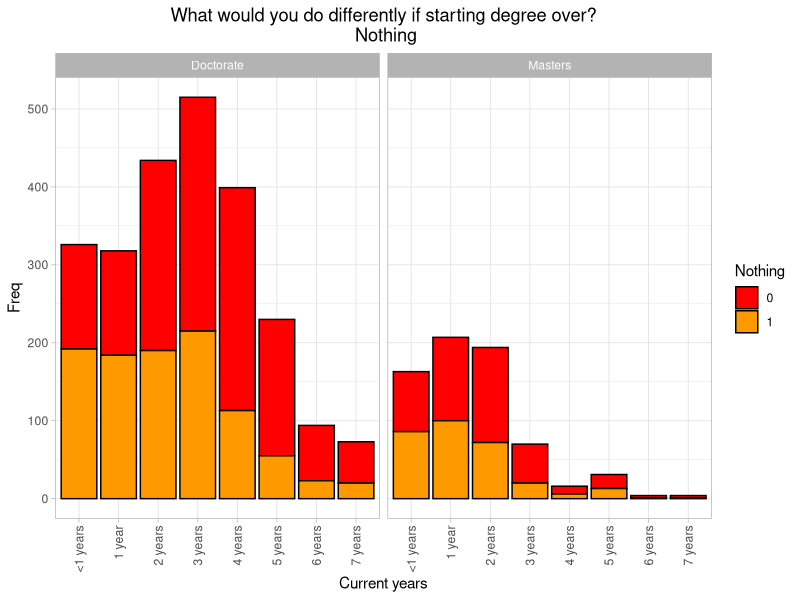

Reproduce this figure in R.
setwd('C:/Users/j_edr/OneDrive/Escritorio/EstudiosPersonales/BEDU/Proyecto2')
library(dplyr)
library(openxlsx)
library("readxl")
library(ggplot2)
library(tidyverse)
library(ggpubr)
library(e1071)
df <- read_excel('learnings_clean.xlsx')
View(df)
colnames(df)
#####
# Further cleanance
df[df=='Dual']<-'Doctorate'
count_countries<-df%>%count(df[,5], sort=TRUE)
count_countries <- count_countries[count_countries$n <10,]

noinclude<-count_countries$countries
for (i in 1:nrow(df)){
  if (df[i,5] %in% noinclude){
    df<-df[-i,]
  }
}
df[df=='More than 7 years'] <- '7 years'
df[df=="Less than a year"] <- '<1 years'

View(df)
write.xlsx(df,'learnings_clean.xlsx')

#####
# What'd you do differently?
different <- df%>%select(1,2,25:29)
colnames(different)
different1 <-different%>%select(1,2,7)%>%table()%>%
  as.data.frame()%>%rename("Degree"=1, "Current years"=2,
                           "Nothing"=3)

different11 <- ggplot(different1, aes(x = `Current years`, y = Freq))+
  geom_bar(
    aes(fill = `Nothing`),
    stat = "identity", color = "black"
  )+
  facet_wrap(~`Degree`) + 
  ggtitle('What would you do differently if starting degree over?\n Nothing')+fill_palette("ucscgb")+
  theme_light()+
  theme(axis.text.x = element_text(angle = 90, vjust = 0.5, hjust=1), plot.title = element_text(hjust = 0.5))
different11
